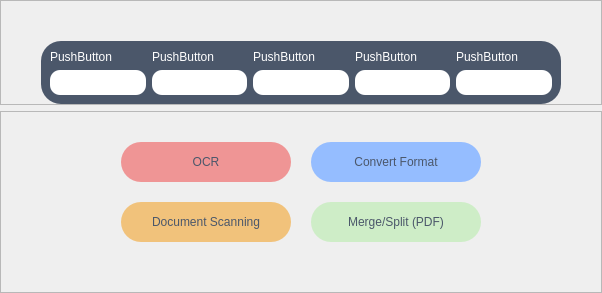
      <widget class="QWidget" name="page">
       <layout class="QVBoxLayout" name="verticalLayout_2" stretch="7,4">
        <property name="leftMargin">
         <number>0</number>
        </property>
        <property name="topMargin">
         <number>0</number>
        </property>
        <property name="rightMargin">
         <number>0</number>
        </property>
        <property name="bottomMargin">
         <number>0</number>
        </property>
        <item>
         <widget class="QFrame" name="frame_2">
          <property name="autoFillBackground">
           <bool>false</bool>
          </property>
          <property name="styleSheet">
           <string notr="true">background: none;



</string>
          </property>
          <property name="frameShape">
           <enum>QFrame::StyledPanel</enum>
          </property>
          <property name="frameShadow">
           <enum>QFrame::Raised</enum>
          </property>
          <property name="lineWidth">
           <number>0</number>
          </property>
          <layout class="QHBoxLayout" name="horizontalLayout_2">
           <property name="spacing">
            <number>40</number>
           </property>
           <property name="leftMargin">
            <number>40</number>
           </property>
           <property name="topMargin">
            <number>40</number>
           </property>
           <property name="rightMargin">
            <number>40</number>
           </property>
           <property name="bottomMargin">
            <number>0</number>
           </property>
           <item>
            <widget class="QFrame" name="frame_9">
             <property name="styleSheet">
              <string notr="true">QFrame {
	border-radius: 20px;
	background-color: #4B576A;
}

QPushButton{
	background-color: #ffffff;
	border-radius: 10px;
	font: 63 8pt &quot;Segoe UI Variable Text Semibold&quot;;
}

QPushButton:hover{
	background-color: #ddd;
}

QPushButton:pressed{
	border-radius: 20px;
}</string>
             </property>
             <property name="frameShape">
              <enum>QFrame::StyledPanel</enum>
             </property>
             <property name="frameShadow">
              <enum>QFrame::Raised</enum>
             </property>
             <layout class="QHBoxLayout" name="horizontalLayout_7">
              <item>
               <widget class="QFrame" name="frame_14">
                <property name="frameShape">
                 <enum>QFrame::StyledPanel</enum>
                </property>
                <property name="frameShadow">
                 <enum>QFrame::Raised</enum>
                </property>
                <layout class="QVBoxLayout" name="verticalLayout_8" stretch="1,8">
                 <property name="leftMargin">
                  <number>0</number>
                 </property>
                 <property name="topMargin">
                  <number>0</number>
                 </property>
                 <property name="rightMargin">
                  <number>0</number>
                 </property>
                 <property name="bottomMargin">
                  <number>0</number>
                 </property>
                 <item>
                  <widget class="QPushButton" name="recentButton1">
                   <property name="sizePolicy">
                    <sizepolicy hsizetype="Minimum" vsizetype="Minimum">
                     <horstretch>0</horstretch>
                     <verstretch>0</verstretch>
                    </sizepolicy>
                   </property>
                   <property name="cursor">
                    <cursorShape>PointingHandCursor</cursorShape>
                   </property>
                   <property name="styleSheet">
                    <string notr="true">QPushButton{
	background-color: rgb(75, 87, 106);
	color: #fff;
	text-align: left;
}
QPushButton:hover{
	text-decoration: underline;
}
QPushButton:pressed{
	color: #000000;
}</string>
                   </property>
                   <property name="text">
                    <string>PushButton</string>
                   </property>
                   <property name="flat">
                    <bool>false</bool>
                   </property>
                  </widget>
                 </item>
                 <item>
                  <widget class="QPushButton" name="recentFile1">
                   <property name="sizePolicy">
                    <sizepolicy hsizetype="Minimum" vsizetype="Minimum">
                     <horstretch>0</horstretch>
                     <verstretch>0</verstretch>
                    </sizepolicy>
                   </property>
                   <property name="minimumSize">
                    <size>
                     <width>90</width>
                     <height>25</height>
                    </size>
                   </property>
                   <property name="cursor">
                    <cursorShape>PointingHandCursor</cursorShape>
                   </property>
                   <property name="text">
                    <string/>
                   </property>
                  </widget>
                 </item>
                </layout>
               </widget>
              </item>
              <item>
               <widget class="QFrame" name="frame_10">
                <property name="frameShape">
                 <enum>QFrame::StyledPanel</enum>
                </property>
                <property name="frameShadow">
                 <enum>QFrame::Raised</enum>
                </property>
                <layout class="QVBoxLayout" name="verticalLayout_9" stretch="1,8">
                 <property name="leftMargin">
                  <number>0</number>
                 </property>
                 <property name="topMargin">
                  <number>0</number>
                 </property>
                 <property name="rightMargin">
                  <number>0</number>
                 </property>
                 <property name="bottomMargin">
                  <number>0</number>
                 </property>
                 <item>
                  <widget class="QPushButton" name="recentButton2">
                   <property name="sizePolicy">
                    <sizepolicy hsizetype="Minimum" vsizetype="Minimum">
                     <horstretch>0</horstretch>
                     <verstretch>0</verstretch>
                    </sizepolicy>
                   </property>
                   <property name="cursor">
                    <cursorShape>PointingHandCursor</cursorShape>
                   </property>
                   <property name="styleSheet">
                    <string notr="true">QPushButton{
	background-color: rgb(75, 87, 106);
	color: #fff;
	text-align: left;
}
QPushButton:hover{
	text-decoration: underline;
}
QPushButton:pressed{
	color: #000000;
}</string>
                   </property>
                   <property name="text">
                    <string>PushButton</string>
                   </property>
                   <property name="flat">
                    <bool>false</bool>
                   </property>
                  </widget>
                 </item>
                 <item>
                  <widget class="QPushButton" name="recentFile2">
                   <property name="sizePolicy">
                    <sizepolicy hsizetype="Minimum" vsizetype="Minimum">
                     <horstretch>0</horstretch>
                     <verstretch>0</verstretch>
                    </sizepolicy>
                   </property>
                   <property name="minimumSize">
                    <size>
                     <width>90</width>
                     <height>25</height>
                    </size>
                   </property>
                   <property name="cursor">
                    <cursorShape>PointingHandCursor</cursorShape>
                   </property>
                   <property name="text">
                    <string/>
                   </property>
                  </widget>
                 </item>
                </layout>
               </widget>
              </item>
              <item>
               <widget class="QFrame" name="frame_11">
                <property name="frameShape">
                 <enum>QFrame::StyledPanel</enum>
                </property>
                <property name="frameShadow">
                 <enum>QFrame::Raised</enum>
                </property>
                <layout class="QVBoxLayout" name="verticalLayout_10" stretch="1,8">
                 <property name="leftMargin">
                  <number>0</number>
                 </property>
                 <property name="topMargin">
                  <number>0</number>
                 </property>
                 <property name="rightMargin">
                  <number>0</number>
                 </property>
                 <property name="bottomMargin">
                  <number>0</number>
                 </property>
                 <item>
                  <widget class="QPushButton" name="recentButton3">
                   <property name="sizePolicy">
                    <sizepolicy hsizetype="Minimum" vsizetype="Minimum">
                     <horstretch>0</horstretch>
                     <verstretch>0</verstretch>
                    </sizepolicy>
                   </property>
                   <property name="cursor">
                    <cursorShape>PointingHandCursor</cursorShape>
                   </property>
                   <property name="styleSheet">
                    <string notr="true">QPushButton{
	background-color: rgb(75, 87, 106);
	color: #fff;
	text-align: left;
}
QPushButton:hover{
	text-decoration: underline;
}
QPushButton:pressed{
	color: #000000;
}</string>
                   </property>
                   <property name="text">
                    <string>PushButton</string>
                   </property>
                  </widget>
                 </item>
                 <item>
                  <widget class="QPushButton" name="recentFile3">
                   <property name="sizePolicy">
                    <sizepolicy hsizetype="Minimum" vsizetype="Minimum">
                     <horstretch>0</horstretch>
                     <verstretch>0</verstretch>
                    </sizepolicy>
                   </property>
                   <property name="minimumSize">
                    <size>
                     <width>90</width>
                     <height>25</height>
                    </size>
                   </property>
                   <property name="cursor">
                    <cursorShape>PointingHandCursor</cursorShape>
                   </property>
                   <property name="text">
                    <string/>
                   </property>
                  </widget>
                 </item>
                </layout>
               </widget>
              </item>
              <item>
               <widget class="QFrame" name="frame_12">
                <property name="frameShape">
                 <enum>QFrame::StyledPanel</enum>
                </property>
                <property name="frameShadow">
                 <enum>QFrame::Raised</enum>
                </property>
                <layout class="QVBoxLayout" name="verticalLayout_11" stretch="1,8">
                 <property name="leftMargin">
                  <number>0</number>
                 </property>
                 <property name="topMargin">
                  <number>0</number>
                 </property>
                 <property name="rightMargin">
                  <number>0</number>
                 </property>
                 <property name="bottomMargin">
                  <number>0</number>
                 </property>
                 <item>
                  <widget class="QPushButton" name="recentButton4">
                   <property name="sizePolicy">
                    <sizepolicy hsizetype="Minimum" vsizetype="Minimum">
                     <horstretch>0</horstretch>
                     <verstretch>0</verstretch>
                    </sizepolicy>
                   </property>
                   <property name="cursor">
                    <cursorShape>PointingHandCursor</cursorShape>
                   </property>
                   <property name="styleSheet">
                    <string notr="true">QPushButton{
	background-color: rgb(75, 87, 106);
	color: #fff;
	text-align: left;
}
QPushButton:hover{
	text-decoration: underline;
}
QPushButton:pressed{
	color: #000000;
}</string>
                   </property>
                   <property name="text">
                    <string>PushButton</string>
                   </property>
                  </widget>
                 </item>
                 <item>
                  <widget class="QPushButton" name="recentFile4">
                   <property name="sizePolicy">
                    <sizepolicy hsizetype="Minimum" vsizetype="Minimum">
                     <horstretch>0</horstretch>
                     <verstretch>0</verstretch>
                    </sizepolicy>
                   </property>
                   <property name="minimumSize">
                    <size>
                     <width>90</width>
                     <height>25</height>
                    </size>
                   </property>
                   <property name="cursor">
                    <cursorShape>PointingHandCursor</cursorShape>
                   </property>
                   <property name="text">
                    <string/>
                   </property>
                  </widget>
                 </item>
                </layout>
               </widget>
              </item>
              <item>
               <widget class="QFrame" name="frame_13">
                <property name="frameShape">
                 <enum>QFrame::StyledPanel</enum>
                </property>
                <property name="frameShadow">
                 <enum>QFrame::Raised</enum>
                </property>
                <layout class="QVBoxLayout" name="verticalLayout_12" stretch="1,8">
                 <property name="leftMargin">
                  <number>0</number>
                 </property>
                 <property name="topMargin">
                  <number>0</number>
                 </property>
                 <property name="rightMargin">
                  <number>0</number>
                 </property>
                 <property name="bottomMargin">
                  <number>0</number>
                 </property>
                 <item>
                  <widget class="QPushButton" name="recentButton5">
                   <property name="sizePolicy">
                    <sizepolicy hsizetype="Minimum" vsizetype="Minimum">
                     <horstretch>0</horstretch>
                     <verstretch>0</verstretch>
                    </sizepolicy>
                   </property>
                   <property name="cursor">
                    <cursorShape>PointingHandCursor</cursorShape>
                   </property>
                   <property name="styleSheet">
                    <string notr="true">QPushButton{
	background-color: rgb(75, 87, 106);
	color: #fff;
	text-align: left;
}
QPushButton:hover{
	text-decoration: underline;
}
QPushButton:pressed{
	color: #000000;
}</string>
                   </property>
                   <property name="text">
                    <string>PushButton</string>
                   </property>
                  </widget>
                 </item>
                 <item>
                  <widget class="QPushButton" name="recentFile5">
                   <property name="sizePolicy">
                    <sizepolicy hsizetype="Minimum" vsizetype="Minimum">
                     <horstretch>0</horstretch>
                     <verstretch>0</verstretch>
                    </sizepolicy>
                   </property>
                   <property name="minimumSize">
                    <size>
                     <width>90</width>
                     <height>25</height>
                    </size>
                   </property>
                   <property name="cursor">
                    <cursorShape>PointingHandCursor</cursorShape>
                   </property>
                   <property name="text">
                    <string/>
                   </property>
                  </widget>
                 </item>
                </layout>
               </widget>
              </item>
             </layout>
            </widget>
           </item>
          </layout>
         </widget>
        </item>
        <item>
         <widget class="QFrame" name="frame_3">
          <property name="enabled">
           <bool>true</bool>
          </property>
          <property name="sizePolicy">
           <sizepolicy hsizetype="Preferred" vsizetype="Preferred">
            <horstretch>0</horstretch>
            <verstretch>0</verstretch>
           </sizepolicy>
          </property>
          <property name="layoutDirection">
           <enum>Qt::LeftToRight</enum>
          </property>
          <property name="styleSheet">
           <string notr="true">QFrame{
	background: none;
}

QToolButton {
	font: 63 10pt &quot;Segoe UI Variable Text Semibold&quot;;
	color: rgb(75, 87, 106);
	border-radius: 20px;
}

QToolButton:hover {
	color: rgb(31, 37, 45);
}</string>
          </property>
          <property name="frameShape">
           <enum>QFrame::StyledPanel</enum>
          </property>
          <property name="frameShadow">
           <enum>QFrame::Raised</enum>
          </property>
          <layout class="QGridLayout" name="gridLayout" columnstretch="1,4,4,1">
           <property name="sizeConstraint">
            <enum>QLayout::SetDefaultConstraint</enum>
           </property>
           <property name="leftMargin">
            <number>80</number>
           </property>
           <property name="topMargin">
            <number>30</number>
           </property>
           <property name="rightMargin">
            <number>80</number>
           </property>
           <property name="bottomMargin">
            <number>50</number>
           </property>
           <property name="spacing">
            <number>20</number>
           </property>
           <item row="0" column="1">
            <widget class="QToolButton" name="ocrButton">
             <property name="sizePolicy">
              <sizepolicy hsizetype="Minimum" vsizetype="Minimum">
               <horstretch>0</horstretch>
               <verstretch>0</verstretch>
              </sizepolicy>
             </property>
             <property name="minimumSize">
              <size>
               <width>170</width>
               <height>40</height>
              </size>
             </property>
             <property name="maximumSize">
              <size>
               <width>500</width>
               <height>16777215</height>
              </size>
             </property>
             <property name="cursor">
              <cursorShape>PointingHandCursor</cursorShape>
             </property>
             <property name="layoutDirection">
              <enum>Qt::LeftToRight</enum>
             </property>
             <property name="styleSheet">
              <string notr="true">QToolButton{
	background-color: #EF9595;
}
QToolButton:hover{
	background-color: rgb(255, 85, 127);
}</string>
             </property>
             <property name="text">
              <string>OCR</string>
             </property>
             <property name="popupMode">
              <enum>QToolButton::DelayedPopup</enum>
             </property>
             <property name="toolButtonStyle">
              <enum>Qt::ToolButtonIconOnly</enum>
             </property>
             <property name="autoRaise">
              <bool>false</bool>
             </property>
             <property name="arrowType">
              <enum>Qt::NoArrow</enum>
             </property>
            </widget>
           </item>
           <item row="1" column="1">
            <widget class="QToolButton" name="scanButton">
             <property name="sizePolicy">
              <sizepolicy hsizetype="Minimum" vsizetype="Minimum">
               <horstretch>0</horstretch>
               <verstretch>0</verstretch>
              </sizepolicy>
             </property>
             <property name="minimumSize">
              <size>
               <width>170</width>
               <height>40</height>
              </size>
             </property>
             <property name="maximumSize">
              <size>
               <width>500</width>
               <height>16777215</height>
              </size>
             </property>
             <property name="cursor">
              <cursorShape>PointingHandCursor</cursorShape>
             </property>
             <property name="styleSheet">
              <string notr="true">QToolButton{
	background-color: #F1C27B;
}
QToolButton:hover{
	background-color: rgb(255, 170, 0);
}</string>
             </property>
             <property name="text">
              <string>Document Scanning</string>
             </property>
            </widget>
           </item>
           <item row="0" column="2">
            <widget class="QToolButton" name="convButton">
             <property name="sizePolicy">
              <sizepolicy hsizetype="Minimum" vsizetype="Minimum">
               <horstretch>0</horstretch>
               <verstretch>0</verstretch>
              </sizepolicy>
             </property>
             <property name="minimumSize">
              <size>
               <width>170</width>
               <height>40</height>
              </size>
             </property>
             <property name="maximumSize">
              <size>
               <width>500</width>
               <height>16777215</height>
              </size>
             </property>
             <property name="cursor">
              <cursorShape>PointingHandCursor</cursorShape>
             </property>
             <property name="styleSheet">
              <string notr="true">QToolButton{
	background-color: #95BDFF;
}
QToolButton:hover{
	background-color: rgb(85, 170, 255);
}</string>
             </property>
             <property name="text">
              <string>Convert Format</string>
             </property>
            </widget>
           </item>
           <item row="1" column="2">
            <widget class="QToolButton" name="mergesplitButton">
             <property name="sizePolicy">
              <sizepolicy hsizetype="Minimum" vsizetype="Minimum">
               <horstretch>0</horstretch>
               <verstretch>0</verstretch>
              </sizepolicy>
             </property>
             <property name="minimumSize">
              <size>
               <width>170</width>
               <height>40</height>
              </size>
             </property>
             <property name="maximumSize">
              <size>
               <width>500</width>
               <height>16777215</height>
              </size>
             </property>
             <property name="cursor">
              <cursorShape>PointingHandCursor</cursorShape>
             </property>
             <property name="styleSheet">
              <string notr="true">QToolButton{
	background-color: #CEEDC7;
}
QToolButton:hover{
	background-color: rgb(170, 255, 127);
}</string>
             </property>
             <property name="text">
              <string>Merge/Split (PDF)</string>
             </property>
            </widget>
           </item>
           <item row="0" column="0">
            <spacer name="horizontalSpacer_3">
             <property name="orientation">
              <enum>Qt::Horizontal</enum>
             </property>
             <property name="sizeHint" stdset="0">
              <size>
               <width>40</width>
               <height>20</height>
              </size>
             </property>
            </spacer>
           </item>
           <item row="0" column="3">
            <spacer name="horizontalSpacer_4">
             <property name="orientation">
              <enum>Qt::Horizontal</enum>
             </property>
             <property name="sizeHint" stdset="0">
              <size>
               <width>40</width>
               <height>20</height>
              </size>
             </property>
            </spacer>
           </item>
          </layout>
         </widget>
        </item>
       </layout>
      </widget>
